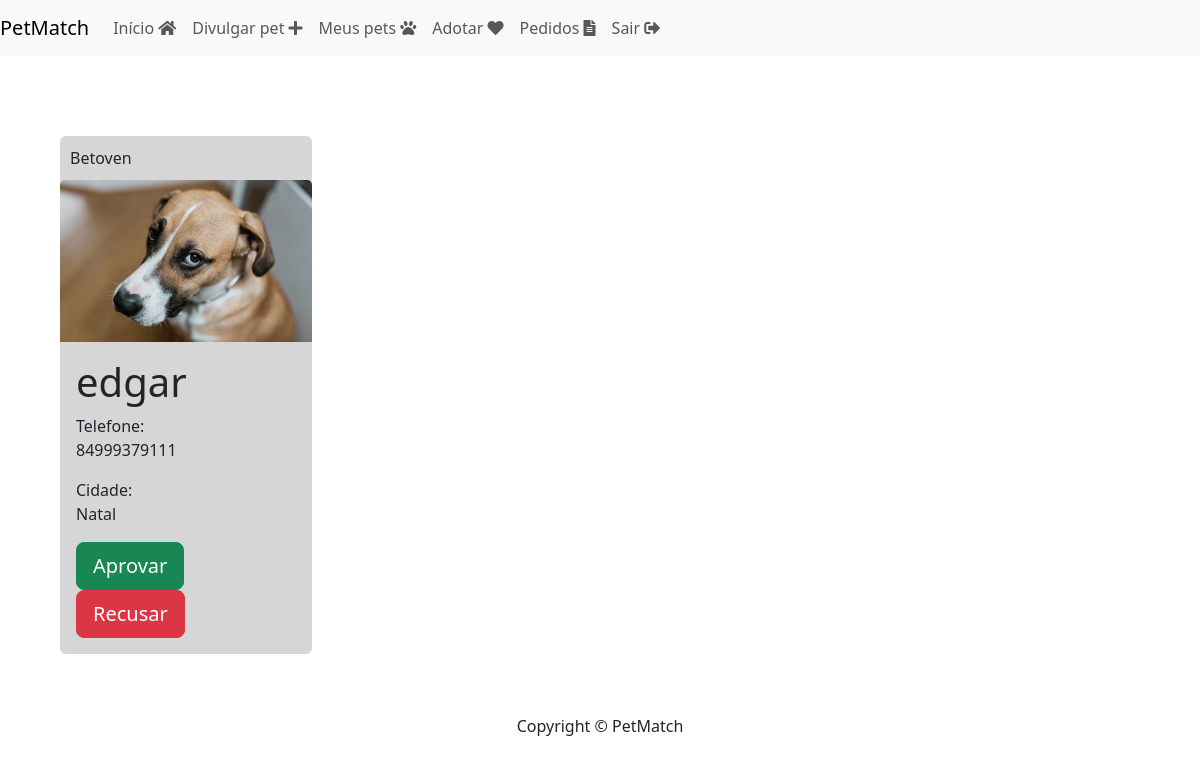
Screenshot of /divulgar/ver_pedido_adocao/ (signed in) with the database file from the repository.
### adotar/models.py (models this page shows)
class PedidoAdocao(models.Model):
    choices_status = (
        ('AG', 'Aguardando aprovação'),
        ('AP', 'Aprovado'),
        ('R', 'Recusado')
    )
    pet = models.ForeignKey(Pet, on_delete=models.DO_NOTHING)
    usuario = models.ForeignKey(User, on_delete=models.DO_NOTHING)
    data = models.DateTimeField()
    status = models.CharField(
        max_length=2, choices=choices_status, default='AG')

### divulgar/models.py (models this page shows, shortened)
class Pet(models.Model):
    choices_status = (
        ('P', 'Para adoção'),
        ('A', 'Adotado'),
        ('E', 'Em etapa para adoção'))
    usuario = models.ForeignKey(User, on_delete=models.DO_NOTHING)
    foto = models.ImageField(upload_to="fotos_pets")
    nome = models.CharField(max_length=100)
    descricao = models.TextField()
    estado = models.CharField(max_length=50)
    cidade = models.CharField(max_length=50)
    telefone = models.CharField(max_length=50)
    tags = models.ManyToManyField(Tag)
    raca = models.ForeignKey(Raca, on_delete=models.DO_NOTHING)
    status = models.CharField(
        max_length=1,
        choices=choices_status,
        default='P')
    data_cadastro = models.DateTimeField(auto_now_add=True)

### divulgar/views.py (the view)
# urls.py: path('ver_pedido_adocao/', views.ver_pedido_adocao, name="ver_pedido_adocao"),
@login_required
def ver_pedido_adocao(request):
    if request.method == "GET":
        pedidos = PedidoAdocao.objects.filter(
            usuario=request.user).filter(status="AG")
        return render(request, 'ver_pedido_adocao.html', {'pedidos': pedidos})

### divulgar/templates/ver_pedido_adocao.html (shortened to what this page needs)
{% load static %}
<!doctype html>
<html lang="pt-BR">
<head>
    <link href="https://cdn.jsdelivr.net/npm/bootstrap@5.3.0-alpha1/dist/css/bootstrap.min.css" rel="stylesheet">
    <link href="{% static 'usuarios/css/cadastro.css' %}" rel="stylesheet">
    <link rel="stylesheet" href="https://cdnjs.cloudflare.com/ajax/libs/font-awesome/5.15.3/css/all.min.css">
</head>
<body>
    <nav class="navbar navbar-expand-lg navbar-light bg-light">
        <a class="navbar-brand" href="#">PetMatch</a>
        <div class="collapse navbar-collapse" id="navbarNav">
            <ul class="navbar-nav">
                <li class="nav-item">
                    <a class="nav-link" href="{% url 'listar_pets'%}">Início <i class="fas fa-home"></i></a>
                </li>
                <li class="nav-item">
                    <a class="nav-link" href="{% url 'novo_pet' %}">Divulgar pet <i class="fas fa-plus"></i></a>
                </li>
                <li class="nav-item">
                    <a class="nav-link" href="{% url 'seus_pets' %}">Meus pets <i class="fas fa-paw"></i></a>
                </li>
                <li class="nav-item">
                    <a class="nav-link" href="{% url 'listar_pets'%}">Adotar <i class="fas fa-heart"></i></a>
                </li>
                <li class="nav-item">
                    <a class="nav-link" href="{% url 'ver_pedido_adocao'%}">Pedidos <i class="fas fa-file-alt"></i></a>
                </li>
                <li class="nav-item">
                    <a class="nav-link" href="{% url 'sair' %} ">Sair <i class="fas fa-sign-out-alt"></i></a>
                </li>
            </ul>
        </div>
    </nav>
    <div style="padding:60px" class="col-md">
        <div class="row">
            {% for pedido in pedidos %}
            <div class="col-md-3" style="margin-top: 20px;">
                <div class="card" style="background-color: #D6D6D6; border:none;">
                    <div style="padding:10px">
                        <span clas="span-bold">{{pedido.pet.nome}}</span>
                    </div>
                    <img class="card-img-top" src="{{pedido.pet.foto.url}}">
                    <div class="card-body">
                        <h1 class="card-title">{{pedido.usuario.username}}</h1>
                        <span class="span-bold2">Telefone:</span>
                        <p>{{pedido.pet.telefone}}</p>
                        <span class="span-bold2">Cidade:</span>
                        <p>{{pedido.pet.cidade}}</p>
                        <a href="{% url 'processa_pedido_adocao' pedido.id %}?status=A"
                            class="btn btn-success btn-lg">Aprovar</a>
                        <a href="{% url 'processa_pedido_adocao' pedido.id %}?status=R"
                            class="btn btn-danger btn-lg">Recusar</a>
                    </div>
                </div>
            </div>
            {% endfor %}
        </div>
    </div>
</body>
    <footer class=" text-center">
        <div class="container">
            <p>Copyright &copy; PetMatch</p>
        </div>
    </footer>
</html>
</html>

### rows the page displays
PedidoAdocao: pet.nome "Betoven", pet.foto (picture), usuario.username "edgar", pet.telefone "84999379111", pet.cidade "Natal"
